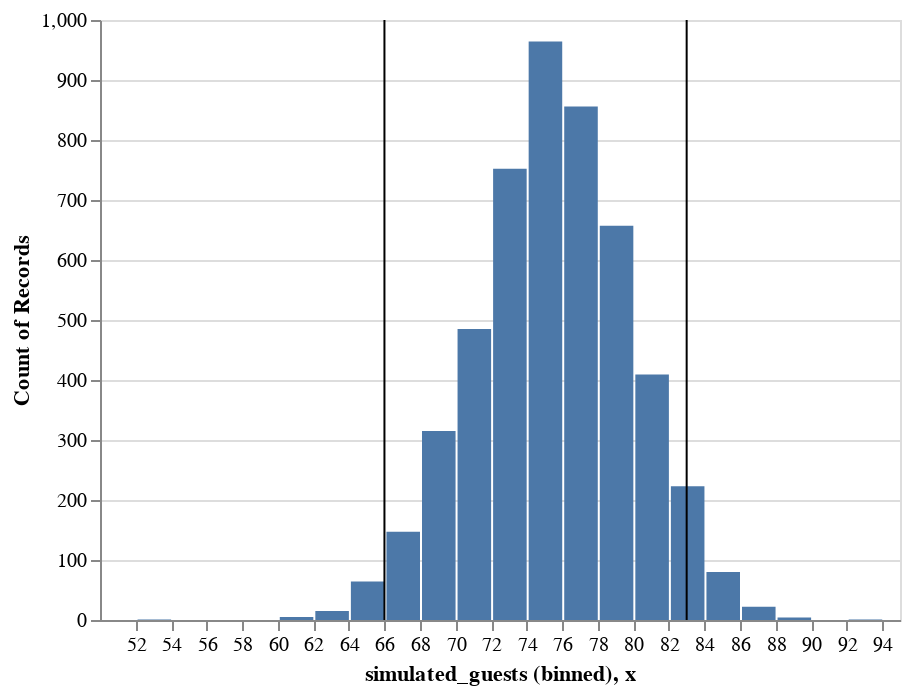

The code cell stored with this chart in its notebook:
### Code cell
viz_possible_guests(p_sim_df)

### Figure 1 — Vega-Lite specification as saved in the notebook (floating-point values rounded to 4 significant figures; data arrays with more than 128 entries replaced by an {"elided": "..."} marker saying what was removed)
{"config": {"view": {"continuousWidth": 400, "continuousHeight": 300}}, "layer": [{"data": {"name": "data-992eacdb49a16900e4e68f19917661e3"}, "mark": "bar", "encoding": {"x": {"type": "quantitative", "bin": {"maxbins": 30}, "field": "simulated_guests"}, "y": {"type": "quantitative", "aggregate": "count"}}}, {"data": {"name": "data-a0fc6909ef612aa5449f1c86f4916740"}, "mark": "rule", "encoding": {"x": {"type": "quantitative", "field": "x"}}}, {"data": {"name": "data-9506501c1f4553bb1bfd5fea8c282edd"}, "mark": "rule", "encoding": {"x": {"type": "quantitative", "field": "x"}}}], "$schema": "https://vega.github.io/schema/vega-lite/v4.8.1.json", "datasets": {"data-992eacdb49a16900e4e68f19917661e3": {"elided": "5000 records"}, "data-a0fc6909ef612aa5449f1c86f4916740": [{"x": 66}], "data-9506501c1f4553bb1bfd5fea8c282edd": [{"x": 83}]}}
